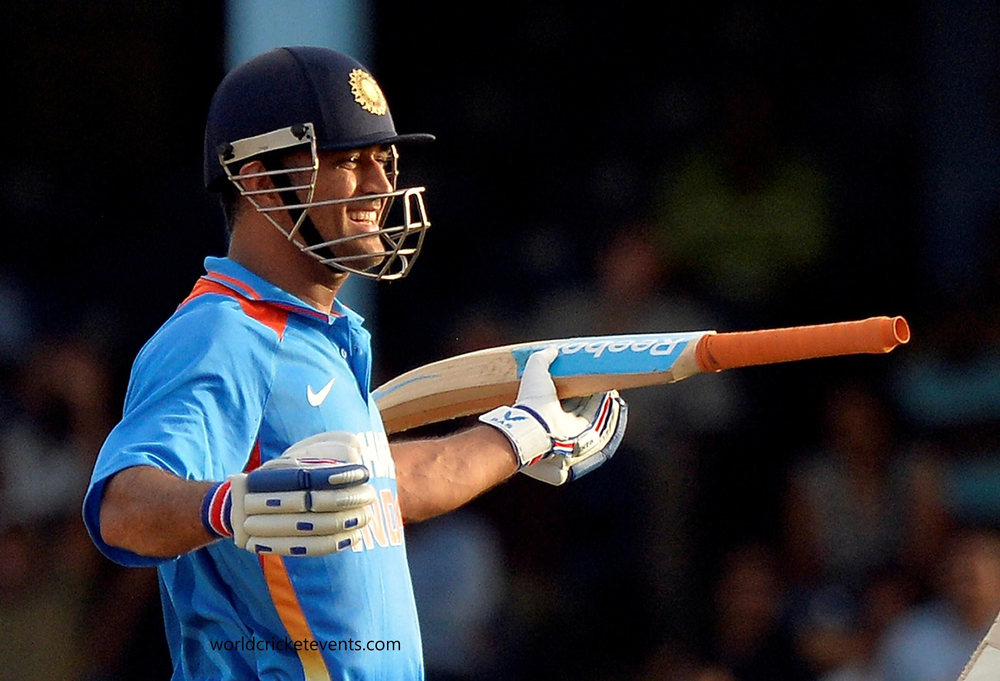
#> input picture original.png, 1000 x 681 px, shrunk from 2592 x 1764 before the run
$ python 'pixel manip.py'
#> lines starting #> are read from the running program, lines starting #| are printed output that depends on the picture
#> the answer given: 1
from PIL import Image

def encrypt_decrypt_image(input_image, output_image, key):
#> called with input_image = 'original.png', output_image = 'encrypted.png', key = 123
    img = Image.open(input_image)
#> img is the input picture: PIL image 1000x681 RGB; mean R, G, B 42.3, 43, 48.3
    pixels = img.load()

    width, height = img.size
#> width = 1000; height = 681

    for x in range(width):
        for y in range(height):
            r, g, b = pixels[x, y]

            # XOR operation
            r_new = r ^ key
            g_new = g ^ key
            b_new = b ^ key

            pixels[x, y] = (r_new, g_new, b_new)

    img.save(output_image)
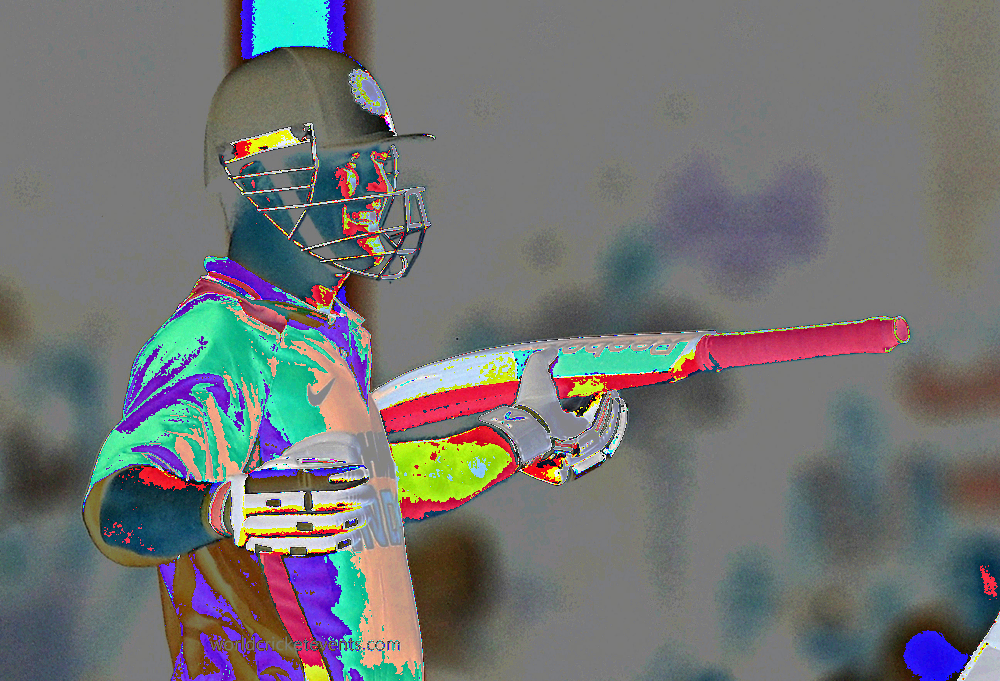
#> saved as encrypted.png: PIL image 1000x681 RGB; mean R, G, B 114, 115.8, 115.4
    print(f"Image saved as {output_image}")

def main():
    key = 123  # Secret key (0–255)

    print("1. Encrypt Image")
    print("2. Decrypt Image")
    choice = int(input("Enter your choice: "))

    if choice == 1:
        encrypt_decrypt_image("original.png", "encrypted.png", key)
        print("Encryption completed")
    elif choice == 2:
        encrypt_decrypt_image("encrypted.png", "decrypted.png", key)
        print("Decryption completed")
    else:
        print("Invalid choice")

if __name__ == "__main__":
    main()
